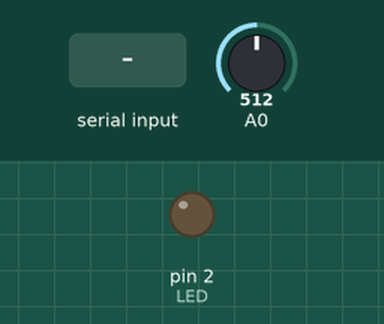
Recording of a sketch running on a simulated Arduino Uno, built with avr-gcc and run on an emulated ATmega328P. Parts: output pins drawn as LEDs (lit = HIGH). The inputs (shaded band) are chosen by the test bench; at power-on: A0 = 512. What the sketch prints to the serial monitor is not drawn.

Above: at 1.2 s.
1.3 s: "on\n" received over Serial
At 2.2 s:
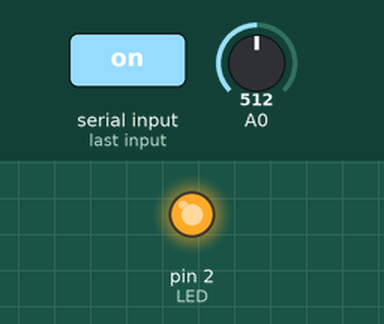
2.8 s: "1\n" received over Serial
At 3.7 s:
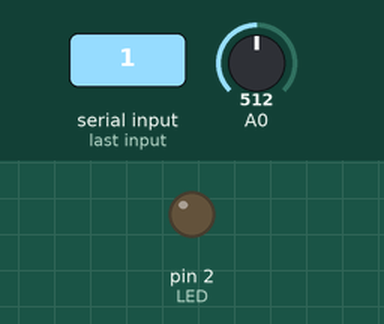
Timing chart, 0 to 5.8 s (numbered marks = the images above; inputs shaded):
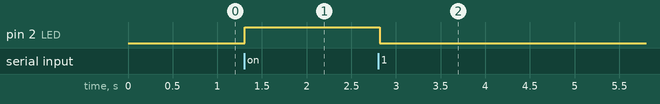

Measured:
- after the input at 1.3 s, pin 2 (LED): LOW → HIGH at once
- after the input at 2.8 s, pin 2 (LED): HIGH → LOW at once

The sketch:

blob_sensing.ino
```cpp
String input;

void setup() {
  Serial.begin(9600);
  pinMode(2, OUTPUT); // LED
}

void loop() {
  int val0 = analogRead(A0);
  Serial.println(val0); // send just the A0 value

  if (Serial.available()) {
    input = Serial.readStringUntil('\n');
    input.trim();

    if (input == "on") {
      digitalWrite(2, HIGH); // turn LED on
    } else {
      digitalWrite(2, LOW); // turn LED off
    }
  }

  delay(50); // avoid flooding serial
}
```
